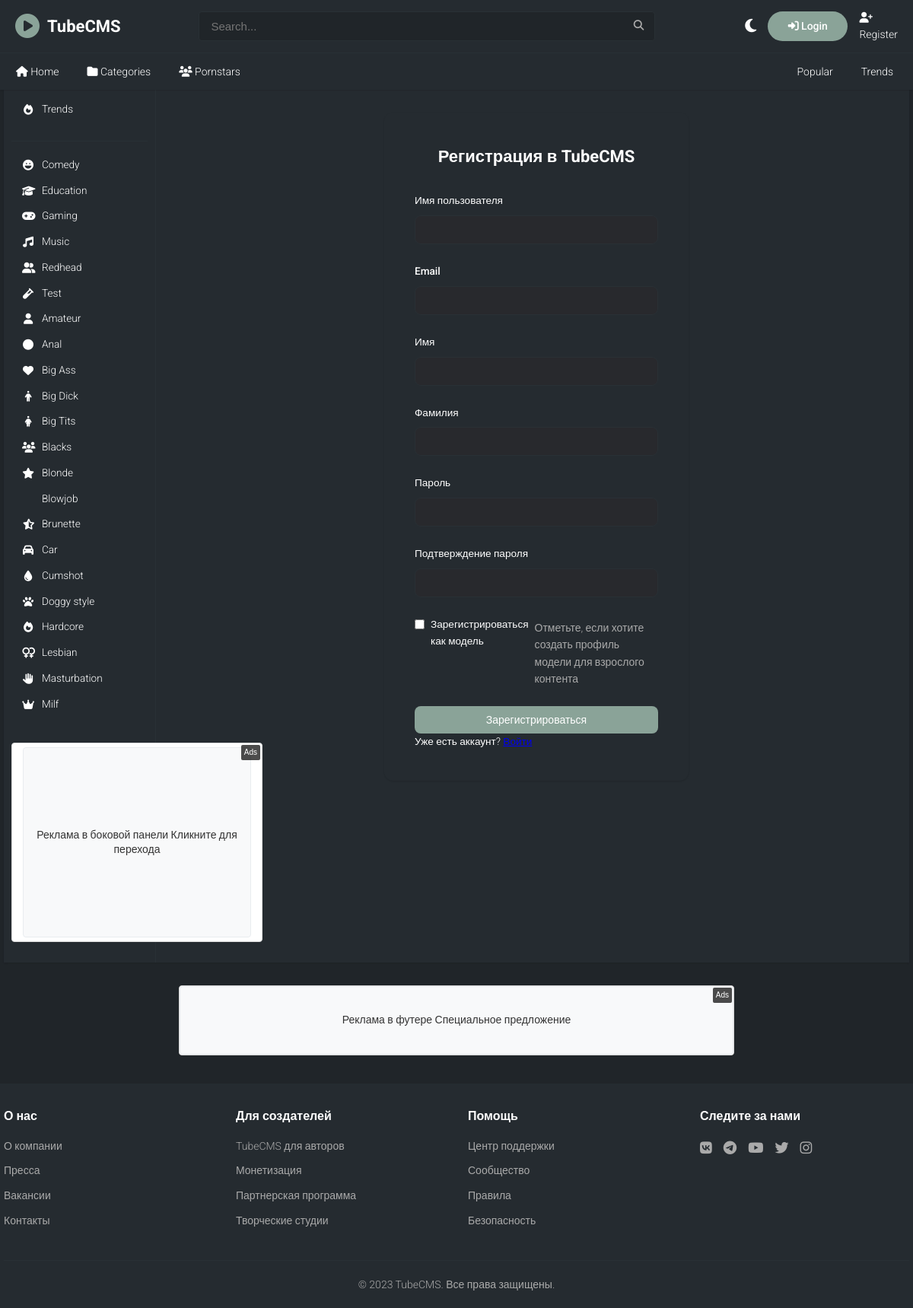
The page /users/register/ on the database its author committed.
### apps/core/models.py (models this page shows, shortened)
class TimeStampedModel(models.Model):
    created_at = models.DateTimeField(auto_now_add=True)
    updated_at = models.DateTimeField(auto_now=True)
    class Meta:
        abstract = True

class Category(TimeStampedModel):
    name = models.CharField(max_length=100, unique=True)
    slug = models.SlugField(max_length=100, unique=True)
    description = models.TextField(blank=True)
    icon = models.CharField(max_length=50, blank=True, help_text="Font Awesome icon class")
    is_active = models.BooleanField(default=True)
    order = models.PositiveIntegerField(default=0)
    class Meta:
        verbose_name = "Category"
        verbose_name_plural = "Categories"
        ordering = ['order', 'name']

### apps/ads/models.py (models this page shows, shortened)
class AdBanner(models.Model):
    BANNER_TYPES = [
        ('image', 'Изображение'),
        ('video', 'Видео'),
        ('html', 'HTML'),
        ('text', 'Текст'),
    ]
    name = models.CharField(max_length=200, verbose_name="Название баннера")
    campaign = models.ForeignKey(AdCampaign, on_delete=models.CASCADE, related_name='banners', verbose_name="Кампания")
    placement = models.ForeignKey(AdPlacement, on_delete=models.CASCADE, related_name='banners', verbose_name="Место размещения")
    banner_type = models.CharField(max_length=20, choices=BANNER_TYPES, verbose_name="Тип баннера")
    image = models.ImageField(upload_to='ads/images/', blank=True, null=True, verbose_name="Изображение")
    video = models.FileField(upload_to='ads/videos/', blank=True, null=True, verbose_name="Видео")
    html_content = models.TextField(blank=True, verbose_name="HTML контент")
    text_content = models.TextField(blank=True, verbose_name="Текстовый контент")
    target_url = models.URLField(verbose_name="Целевая ссылка")
    alt_text = models.CharField(max_length=200, blank=True, verbose_name="Альтернативный текст")
    is_active = models.BooleanField(default=True, verbose_name="Активно")
    priority = models.PositiveIntegerField(default=0, verbose_name="Приоритет")
    weight = models.PositiveIntegerField(default=1, verbose_name="Вес (для ротации)")
    impressions_count = models.PositiveIntegerField(default=0, verbose_name="Количество показов")
    clicks_count = models.PositiveIntegerField(default=0, verbose_name="Количество кликов")
    created_at = models.DateTimeField(auto_now_add=True, verbose_name="Создано")
    updated_at = models.DateTimeField(auto_now=True, verbose_name="Обновлено")
    class Meta:
        verbose_name = "Рекламный баннер"
        verbose_name_plural = "Рекламные баннеры"
        ordering = ['-priority', '-created_at']
    def record_impression(self):
        self.impressions_count += 1
        self.save(update_fields=['impressions_count'])

### apps/users/views.py (the view)
# urls.py: path('register/', views.register, name='register'),
def register(request):
    if request.user.is_authenticated:
        return redirect('core:home')
    if request.method == 'POST':
        form = CustomUserCreationForm(request.POST)
        if form.is_valid():
            user = form.save()
            login(request, user)
            if form.cleaned_data.get('register_as_model'):
                messages.success(request, 'Регистрация прошла успешно! Профиль модели создан. Вы можете добавить видео в админке.')
            else:
                messages.success(request, 'Регистрация прошла успешно!')
            return redirect('core:home')
    else:
        form = CustomUserCreationForm()
    return render(request, 'users/register.html', {'form': form})

### apps/core/context_processors.py (called while the page is built)
def theme(request):
    if request.user.is_authenticated and hasattr(request.user, 'profile'):
        theme_preference = request.user.profile.theme_preference
    else:
        theme_preference = 'dark'  # Default theme
    return {
        'theme': theme_preference
    }

def categories(request):
    return {
        'categories': Category.objects.filter(is_active=True).order_by('order', 'name')
    }

### templates/users/register.html (shortened to what this page needs)
{% extends 'base.html' %}
{% block content %}
<div class="auth-container">
    <div class="auth-form">
        <h2>Регистрация в TubeCMS</h2>
        <form method="post">
            <div class="form-group">
                <label for="{{ form.username.id_for_label }}">Имя пользователя</label>
                {{ form.username }}
            </div>
            <div class="form-group">
                <label for="{{ form.email.id_for_label }}">Email</label>
                {{ form.email }}
            </div>
            <div class="form-group">
                <label for="{{ form.first_name.id_for_label }}">Имя</label>
                {{ form.first_name }}
            </div>
            <div class="form-group">
                <label for="{{ form.last_name.id_for_label }}">Фамилия</label>
                {{ form.last_name }}
            </div>
            <div class="form-group">
                <label for="{{ form.password1.id_for_label }}">Пароль</label>
                {{ form.password1 }}
            </div>
            <div class="form-group">
                <label for="{{ form.password2.id_for_label }}">Подтверждение пароля</label>
                {{ form.password2 }}
            </div>
            <div class="form-group">
                <div class="form-check">
                    {{ form.register_as_model }}
                    <label class="form-check-label" for="{{ form.register_as_model.id_for_label }}">
                        {{ form.register_as_model.label }}
                    </label>
                    {% if form.register_as_model.help_text %}
                        <small class="form-text text-muted">{{ form.register_as_model.help_text }}</small>
                    {% endif %}
                </div>
            </div>
            <button type="submit" class="btn btn-primary">Зарегистрироваться</button>
        </form>
        <div class="auth-links">
            <p>Уже есть аккаунт? <a href="{% url 'users:login' %}">Войти</a></p>
        </div>
    </div>
</div>
{% endblock %}

### templates/partials/sidebar.html (shortened to what this page needs)
{% load ads_tags %}
<aside class="sidebar">
	<div class="sidebar-section">
		<ul>
			<li><a href="{% url 'core:search' %}?sort=trending" class="{% if request.resolver_match.url_name == 'search' and request.GET.sort == 'trending' %}active{% endif %}"><i class="fas fa-fire"></i> Trends</a></li>
		</ul>
	</div>
	<div class="separator"></div>
	<div class="sidebar-section">
		<ul>
			{% for category in categories %}
			<li><a href="{% url 'videos:category' category.slug %}" class=""><i class="fas fa-{{ category.icon|default:'tag' }}"></i> {{ category.name }}</a></li>
			{% endfor %}
		</ul>
	</div>
	{% ad_banner 'sidebar-banner' request %}
</aside>

### templates/ads/banner.html (shortened to what this page needs)
{% load static %}
{% if banner %}
<div class="ad-banner" data-banner-id="{{ banner.id }}" data-placement="{{ placement.slug }}">
    {% if banner.banner_type == 'image' and banner.image %}
        <a href="{% url 'ads:click' banner.id %}" target="_blank" rel="nofollow">
            <img src="{{ banner.image.url }}"
                 alt="{{ banner.alt_text|default:banner.name }}"
                 width="{{ placement.width }}"
                 height="{{ placement.height }}"
                 class="ad-image">
        </a>
    {% elif banner.banner_type == 'html' and banner.html_content %}
        <div class="ad-html">
            {{ banner.html_content|safe }}
        </div>
    {% elif banner.banner_type == 'text' and banner.text_content %}
        <a href="{% url 'ads:click' banner.id %}" target="_blank" rel="nofollow" class="ad-text-link">
            <div class="ad-text" style="width: {{ placement.width }}px; height: {{ placement.height }}px;">
                {{ banner.text_content }}
            </div>
        </a>
    {% endif %}
    <div class="ad-label">Ads</div>
</div>
{% endif %}

### static/css/base.css (style rules this page uses)
*,:after,:before { -moz-box-sizing:border-box;-webkit-box-sizing:border-box;box-sizing:border-box;margin:0;padding:0 }
html { -webkit-text-size-adjust:100%;line-height:1.15 }
:root { --bg-primary:#252B30;--bg-secondary:#28292D;--bg-tertiary:#202529;--text-primary:#ffffff;--text-secondary:#aaaaaa;--accent-color:#8AA398;--border-color:#293035;--card-bg:#0f0f0f;--shadow:0 1px 2px #00000021 }
body { font-family:'Roboto',sans-serif;font-weight:300;font-style:normal;font-size:.85rem;background-color:var(--bg-tertiary);margin:0;padding:0;color:var(--text-primary);line-height:1.6;transition:background-color .3s,color .3s }
.separator { margin:15px 0;border-top:1px solid var(--border-color) }
.sidebar { width:200px;position:sticky;background-color:var(--bg-primary);padding:10px;border-right:1px solid var(--border-color);margin-right:10px;transition:background-color .3s }
.sidebar-section { margin-bottom:25px }
.sidebar ul { list-style:none }
.sidebar li { margin-bottom:2px }
.sidebar a { text-decoration:none;color:var(--text-primary);cursor:pointer;font-size:.85rem;display:flex;align-items:center;padding:5px 14px;gap:10px;transition:.2s;border-radius:4px }
.sidebar i { font-size:14px;width:16px;text-align:center }
.content h2 { color:var(--text-primary);margin-bottom:20px;font-size:22px }
.form-control { width:100%;padding:10px 15px;border:1px solid var(--border-color);border-radius:8px;background-color:var(--bg-secondary);color:var(--text-primary);font-size:14px;transition:border-color .3s }
.btn { display:inline-block;padding:10px 20px;background-color:var(--accent-color);color:white;text-decoration:none;border-radius:8px;border:none;cursor:pointer;font-size:14px;font-weight:500;transition:background-color .3s;width:100%;text-align:center }
.ad-banner { position:relative;display:inline-block;margin:10px 0;border:1px solid #ddd;border-radius:4px;overflow:hidden;background:#fff }
.ad-text { display:flex;align-items:center;justify-content:center;padding:10px;background:#f8f9fa;border:1px solid #e9ecef;border-radius:4px;font-size:14px;line-height:1.4;text-align:center;color:#333 }
.ad-text-link { text-decoration:none;color:inherit }
.ad-label { position:absolute;top:2px;right:2px;background:rgba(0,0,0,.7);color:white;font-size:10px;padding:2px 4px;border-radius:2px;font-family:Arial,sans-serif }
.form-group { margin-bottom:25px }
.form-group label { display:block;margin-bottom:8px;color:var(--text-primary);font-weight:500 }
.auth-container { display:flex;justify-content:center;align-items:center;min-height:60vh;padding:20px }
.auth-form { padding:40px;border-radius:12px;box-shadow:var(--shadow);width:100%;max-width:400px }
.auth-form h2 { text-align:center;margin-bottom:30px;color:var(--text-primary) }
.form-check { display:flex;align-items:flex-start;gap:8px }
.form-check-input { margin-top:.25rem }
.form-check-label { margin-bottom:0;color:var(--text-primary);font-weight:500 }
.form-text { color:var(--text-secondary);font-size:.875rem;margin-top:.25rem }

### rows shown on the page
Category: name "Comedy"
Category: name "Education"
Category: name "Gaming"
Category: name "Music"
Category: name "Redhead"
Category: name "Test"
Category: name "Amateur"
Category: name "Anal"
Category: name "Big Ass"
Category: name "Big Dick"
Category: name "Big Tits"
Category: name "Blacks"
Category: name "Blonde"
Category: name "Blowjob"
Category: name "Brunette"
Category: name "Car"
Category: name "Cumshot"
Category: name "Doggy style"
Category: name "Hardcore"
Category: name "Lesbian"
Category: name "Masturbation"
Category: name "Milf"
AdBanner: text_content "Реклама в боковой панели Кликните для перехода"
AdBanner: text_content "Реклама в футере Специальное предложение"
